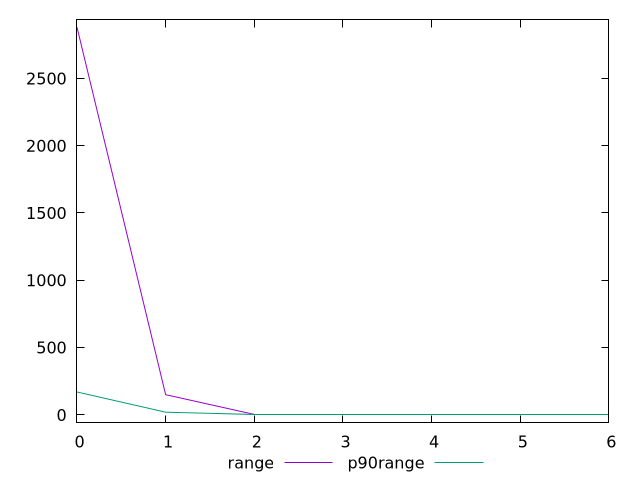

gnuplot code for this plot:
$_range <<EOF
0 2880
1 150
2 0
3 0
4 0
5 0
6 0
EOF
$_p90Range <<EOF
0 170
1 20
2 0
3 0
4 0
5 0
6 0
EOF
set key outside below
set terminal pngcairo
set output "report_00006_2020-11-02T20-21-41.718Z/uses-text-compression/progession_range_p90range.png"
set yrange [-57.6:2937.6]
plot $_range title "range" with line ,$_p90Range title "p90range" with line ,
